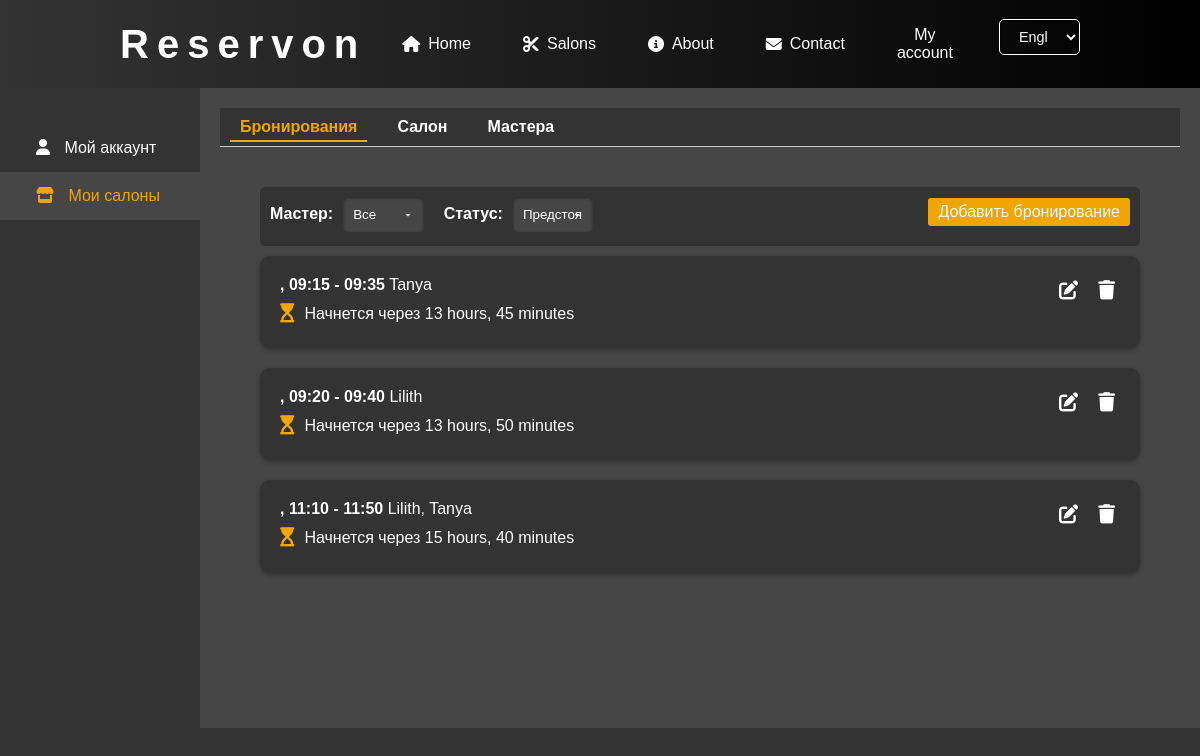
Before: /user-account/bookings/ (signed in) with the older database file.
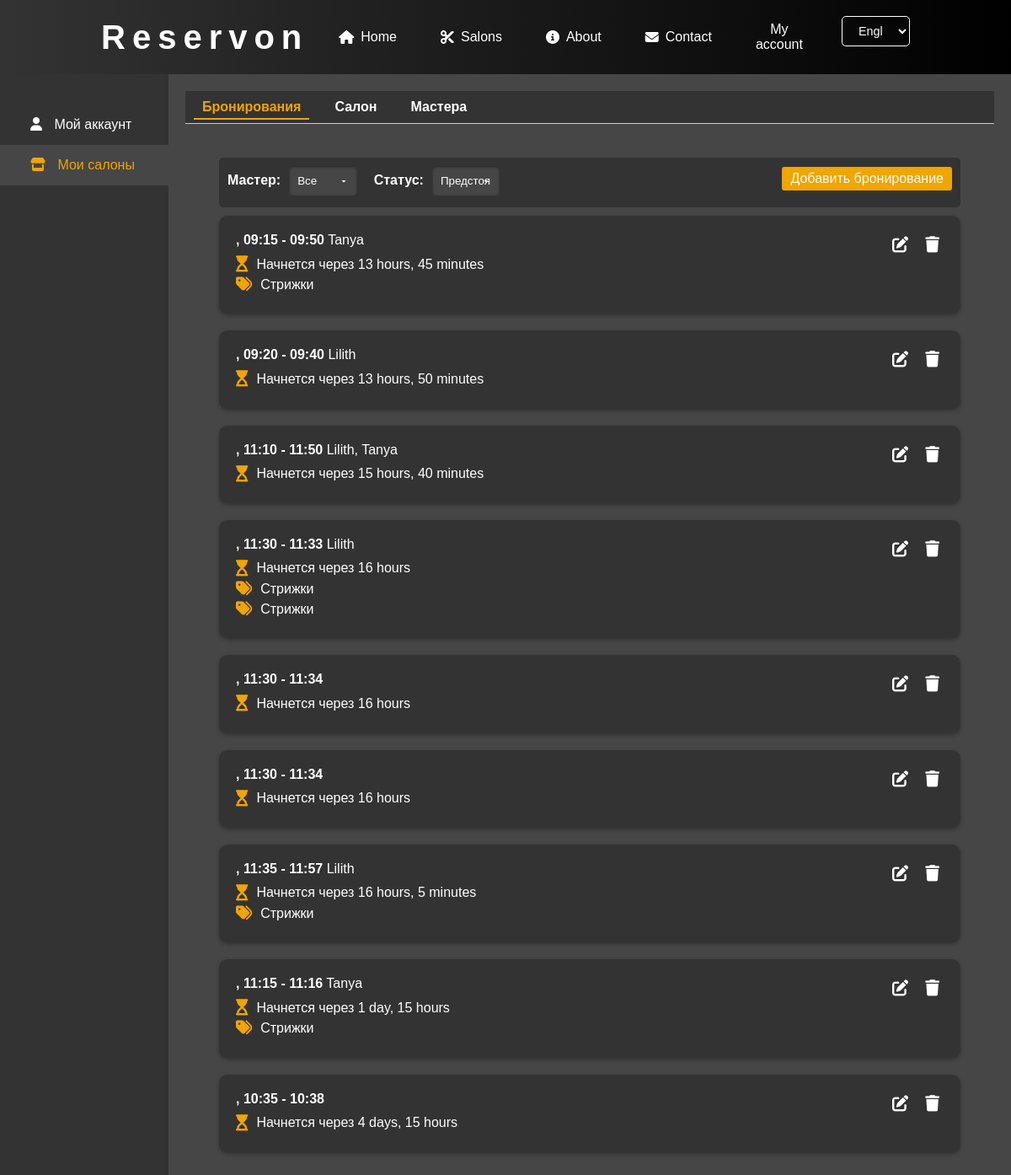
After: the same page with the newer database file.
### salons/models.py (models this page shows, shortened)
class Appointment(models.Model):
    salon = models.ForeignKey(Salon, on_delete=models.CASCADE)
    user = models.ForeignKey(User, on_delete=models.CASCADE, null=True, blank=True)
    start_datetime = models.DateTimeField()
    end_datetime = models.DateTimeField(null=True, blank=True)
    barbers = models.ManyToManyField(
        Barber,
        through='AppointmentBarberService',
        related_name='appointments'
    )

class AppointmentBarberService(models.Model):
    appointment = models.ForeignKey(Appointment, on_delete=models.CASCADE, related_name='barber_services')
    barber = models.ForeignKey(Barber, on_delete=models.SET_NULL, null=True, blank=True, related_name='appointmentbarberservice')
    services = models.ManyToManyField(Service)
    start_datetime = models.DateTimeField()
    end_datetime = models.DateTimeField()

class Barber(models.Model):
    salon = models.ForeignKey(Salon, on_delete=models.CASCADE, related_name='barbers')
    user = models.OneToOneField(User, on_delete=models.SET_NULL, null=True, blank=True)
    name = models.CharField(max_length=100)
    avatar = models.ImageField(upload_to='salons/barbers', blank=True, null=True)
    description = models.TextField(blank=True, null=True)
    categories = models.ManyToManyField(ServiceCategory, related_name='barbers')  # Add this line
    def __str__(self):
        return f"{self.name} ({self.salon.name})"

class Service(models.Model):
    STATUS_CHOICES = [
        ('active', 'Active'),
        ('suspend', 'Suspend'),
    ]
    name = models.CharField(max_length=100)
    image = models.ImageField(upload_to='salons/services', blank=True, null=True)
    price = models.DecimalField(max_digits=8, decimal_places=2)
    duration = models.DurationField()
    salon = models.ForeignKey(Salon, on_delete=models.CASCADE, related_name='services')
    category = models.ForeignKey(ServiceCategory, on_delete=models.SET_NULL, null=True, blank=True, related_name='services')
    status = models.CharField(
        max_length=10,
        choices=STATUS_CHOICES,
        default='active',
        verbose_name="Status"
    )
    def __str__(self):
        return self.name

class ServiceCategory(models.Model):
    name = models.CharField(max_length=100, unique=True)  # Название категории
    default_duration = models.IntegerField('Default duration (minutes)', default=15)

### user_account/views.py (the view)
# urls.py: path('bookings/', views.manage_bookings, name='manage_bookings'),
@login_required
def manage_bookings(request):
    user = request.user
    salons = user.administered_salons.all()
    if not salons.exists():
        return render(request, 'user_account/no_salons.html')
    salon_id = request.GET.get('salon_id')
    if salon_id:
        selected_salon = get_object_or_404(Salon, id=salon_id, admins=user)
    else:
        selected_salon = salons.first()
    appointments = Appointment.objects.filter(salon=selected_salon)
    barber_id = request.GET.get('barber')
    status = request.GET.get('status', 'upcoming')  # По умолчанию 'upcoming'
    if barber_id:
        appointments = appointments.filter(barber_services__barber_id=barber_id)
    if status == 'past':
        appointments = appointments.filter(end_datetime__lt=timezone.now())
    elif status == 'upcoming':
        appointments = appointments.filter(start_datetime__gte=timezone.now())
    appointments = appointments.distinct()
    appointments = appointments.order_by('start_datetime')
    paginator = Paginator(appointments, 10)
    page_number = request.GET.get('page')
    page_obj = paginator.get_page(page_number)
    barbers = Barber.objects.filter(salon=selected_salon)
    booking_form = AdminBookingForm()
    context = {
        'appointments': page_obj,
        'barbers': barbers,
        'selected_salon': selected_salon,
        'salons': salons,
        'active_menu': 'bookings',
        'active_sidebar': 'salons',
        'now': timezone.now(),
        'booking_form': booking_form,
    }
    return render(request, 'user_account/manage_bookings.html', context)

### user_account/forms.py
class AdminBookingForm(forms.ModelForm):
    barber = forms.ModelChoiceField(
        queryset=Barber.objects.all(),
        required=False,
        label='Мастер'
    )
    services = forms.ModelMultipleChoiceField(
        queryset=Service.objects.all(),
        required=False,
        label='Услуги'
    )
    class Meta:
        model = Appointment
        fields = ['start_datetime', 'end_datetime', 'barber', 'services']
        labels = {
            'start_datetime': 'Начало бронирования',
            'end_datetime': 'Конец бронирования',
        }
        widgets = {
            'start_datetime': DateTimeInput(attrs={'type': 'datetime-local'}),
            'end_datetime': DateTimeInput(attrs={'type': 'datetime-local'}),
        }

### user_account/templatetags/custom_filters.py (called while the page is built)
@register.filter
def format_date_localized(value):
    if value is None:
        return ''
    tz = timezone.get_current_timezone()
    value = timezone.localtime(value, tz)
    current_language = get_language() or 'en'
    locale_code = LANGUAGE_LOCALE_MAP.get(current_language, 'en')
    return format_datetime(value, "d MMMM", locale=locale_code)

### user_account/templates/user_account/manage_bookings.html (shortened to what this page needs)
{% extends "user_account/account_base.html" %}
{% load custom_filters %}
{% load static %}
{% block page_content %}
<div class="bookings-container">
    <form method="get" class="filter-form">
        <div class="filter-fields">
            <label for="barber">Мастер:</label>
            <select name="barber" id="barber"  onchange="this.form.submit()">
                <option value="">Все</option>
            </select>
            <label for="status">Статус:</label>
            <select name="status" id="status"  onchange="this.form.submit()">
                <option value="upcoming" {% if request.GET.status == 'upcoming' or request.GET.status == None %}selected{% endif %}>Предстоящие</option>
            </select>
        </div>
          <button type="button" class="btn btn-primary" data-toggle="modal" data-target="#addBookingModal">
            Добавить бронирование
          </button>
        </form>
                        {% include "user_account/add_booking.html" with form=booking_form selected_salon=selected_salon %}
    {% for appointment in appointments %}
        {% if appointment.id %}
    <div class="booking-card"  onclick="window.location.href=`{% url 'user_account:edit_booking' appointment.id %}`">
        <div class="booking-info">
           <span class="booking-time">{{ appointment.start_datetime|format_date_localized }}, {{ appointment.start_datetime|time:"H:i" }} - {{ appointment.end_datetime|time:"H:i" }}</span>
           {% for barber_service in appointment.barber_services.all %}
                    {{ barber_service.barber.name }}{% if not forloop.last %}, {% endif %}
                {% endfor %}
            {% with time_diff=appointment.start_datetime|timeuntil:now %}
            {% if appointment.start_datetime > now %}
                <p>
                    <i class="fas fa-hourglass-start"></i>
                    <span class="booking-countdown">Начнется через {{ time_diff }}</span>
                </p>
            {% else %}
                <p>
                    <i class="fas fa-hourglass-end"></i>
                    <span class="booking-countdown">Уже началось</span>
                </p>
            {% endif %}
        {% endwith %}
        {% if appointment.barber_services.exists %}
        {% for barber_service in appointment.barber_services.all %}
            {% if barber_service.services.exists %}
                {% for service in barber_service.services.all %}
                    {% if service.category %}
                        <p>
                            <i class="fas fa-tags"></i>
                            <span class="booking-categories">{{ service.category.name }}</span>
                        </p>
                    {% endif %}
                {% endfor %}
            {% endif %}
        {% endfor %}
    {% endif %}
        </div>
        <div class="booking-actions">
            <a href="{% url 'user_account:edit_booking' appointment.id %}" class="action-button" title="Редактировать"><i class="fas fa-edit"></i></a>
            <a href="{% url 'user_account:delete_booking' appointment.id %}" class="action-button" title="Удалить"><i class="fas fa-trash"></i></a>
        </div>
    </div>
    {% else %}
        <p>Ошибка: бронирование без идентификатора.</p>
    {% endif %}
        {% empty %}
        <p>Бронирований пока нет</p>
    {% endfor %}
</div>
{% endblock %}

Changed rows visible on the page:
changed Appointment (number 1 of 9 on the later page): end_datetime "09:35" → "09:50"
now on this page (row unchanged): Service: category.name "Стрижки"
added Appointment: start_datetime "11:30", end_datetime "11:33", appointment "16 hours"
added AppointmentBarberService: barber.name "Lilith"
now on this page (row unchanged): Service: category.name "Стрижки"
added Appointment: start_datetime "11:30", end_datetime "11:34", appointment "16 hours"
added Appointment: start_datetime "11:30", end_datetime "11:34", appointment "16 hours"
added Appointment: start_datetime "11:35", end_datetime "11:57", appointment "16 hours, 5 minutes"
added AppointmentBarberService: barber.name "Lilith"
added Appointment: start_datetime "11:15", end_datetime "11:16", appointment "1 day, 15 hours"
added AppointmentBarberService: barber.name "Tanya"
added Appointment: start_datetime "10:35", end_datetime "10:38", appointment "4 days, 15 hours"
